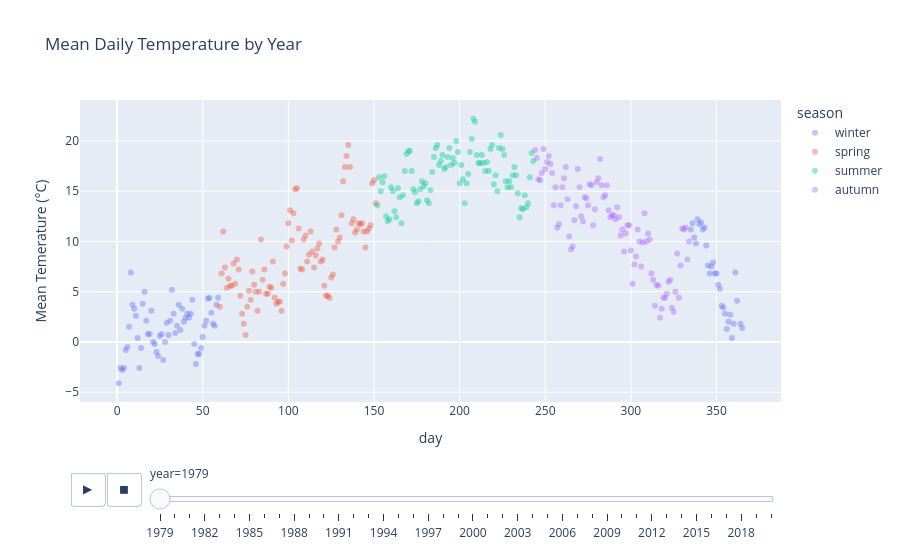

The notebook cell this image was saved under:
### Markdown cell above
This plot shows the long term temprature trend in London from 1979 to 2021. We can see that there are month / season based fluctuations in temprature, with summer months being warmer and winter months being colder. However, there is also a slight upward trend in temprature over the years, indicating that London is getting warmer, likley due to climate change.

### Code cell
fig2 = px.scatter(df, x="day", y="mean_temp", color="season",
           opacity=0.4, animation_frame=("year"), title="Mean Daily Temperature by Year",
           labels={"mean_temp": "Mean Temerature (°C)", "date": "Date (year)"})

fig2.show()
fig2.write_html("figures/mean_daily_temp_by_year.html")

### Figure 1 — Plotly figure (JSON) as saved in the notebook; plotly's stock layout.template omitted (floating-point values rounded to 4 significant figures)
{"data": [{"hovertemplate": "season=winter<br>year=1979<br>day=%{x}<br>Mean Temerature (°C)=%{y}<extra></extra>", "legendgroup": "winter", "marker": {"color": "#636efa", "opacity": 0.4, "symbol": "circle"}, "mode": "markers", "name": "winter", "orientation": "v", "showlegend": true, "type": "scatter", "x": [1, 2, 3, 4, 5, 6, 7, 8, 9, 10, 11, 12, 13, 14, 15, 16, 17, 18, 19, 20, 21, 22, 23, 24, 25, 26, 27, 28, 29, 30, 31, 32, 33, 34, 35, 36, 37, 38, 39, 40, 41, 42, 43, 44, 45, 46, 47, 48, 49, 50, 51, 52, 53, 54, 55, 56, 57, 58, 59, 335, 336, 337, 338, 339, 340, 341, 342, 343, 344, 345, 346, 347, 348, 349, 350, 351, 352, 353, 354, 355, 356, 357, 358, 359, 360, 361, 362, 364, 365], "xaxis": "x", "y": [-4.1, -2.6, -2.8, -2.6, -0.8, -0.5, 1.5, 6.9, 3.7, 3.3, 2.6, 0.4, -2.6, -0.6, 3.8, 5.0, 2.1, 0.8, 0.8, 3.1, 0.0, -0.2, -1.0, -1.4, 0.6, 0.8, -1.8, 0.0, 1.9, 0.7, 2.1, 5.2, 2.8, 0.9, 1.6, 3.7, 1.2, 3.3, 2.0, 2.4, 2.8, 2.4, 2.8, 4.2, -0.2, -2.2, -1.2, -1.2, -0.6, 0.5, 1.6, 2.1, 4.3, 4.4, 2.9, 1.8, 1.6, 3.7, 4.4, 11.2, 11.8, 10.4, 9.8, 12.2, 11.7, 11.9, 11.2, 11.4, 9.6, 7.6, 6.8, 7.5, 7.9, 6.8, 6.8, 5.7, 5.3, 3.6, 3.4, 2.8, 1.3, 2.0, 2.7, 0.4, 1.8, 6.9, 4.1, 1.8, 1.4], "yaxis": "y"}, {"hovertemplate": "season=spring<br>year=1979<br>day=%{x}<br>Mean Temerature (°C)=%{y}<extra></extra>", "legendgroup": "spring", "marker": {"color": "#EF553B", "opacity": 0.4, "symbol": "circle"}, "mode": "markers", "name": "spring", "orientation": "v", "showlegend": true, "type": "scatter", "x": [60, 61, 62, 63, 64, 65, 66, 67, 68, 69, 70, 71, 72, 73, 74, 75, 76, 77, 78, 79, 80, 81, 82, 83, 84, 85, 86, 87, 88, 89, 90, 91, 92, 93, 94, 95, 96, 97, 98, 99, 100, 101, 102, 103, 104, 105, 106, 107, 108, 109, 110, 111, 112, 113, 114, 115, 116, 117, 118, 119, 120, 121, 122, 123, 124, 125, 126, 127, 128, 129, 130, 131, 132, 133, 134, 135, 136, 137, 138, 139, 140, 141, 142, 143, 144, 145, 146, 147, 148, 149, 150, 151], "xaxis": "x", "y": [3.5, 6.8, 11.0, 7.4, 5.4, 6.3, 5.6, 5.6, 7.8, 5.8, 8.2, 7.2, 4.6, 2.8, 1.8, 0.7, 3.5, 5.1, 4.2, 7.0, 5.7, 5.0, 3.1, 5.0, 10.2, 6.2, 7.2, 4.8, 4.8, 5.5, 5.4, 8.0, 4.4, 3.8, 4.0, 4.0, 3.1, 5.8, 6.8, 9.5, 11.8, 13.1, 10.1, 12.8, 15.2, 15.3, 11.3, 7.3, 7.2, 10.2, 10.6, 8.0, 8.7, 11.0, 9.0, 7.4, 8.6, 9.3, 9.8, 8.0, 8.2, 5.6, 4.6, 4.6, 4.4, 6.4, 6.7, 9.4, 11.2, 10.0, 10.4, 12.6, 16.0, 17.4, 18.5, 19.6, 17.4, 11.8, 12.2, 10.9, 11.2, 11.8, 11.7, 11.8, 11.0, 9.4, 11.0, 11.3, 11.6, 15.8, 16.1, 13.8], "yaxis": "y"}, {"hovertemplate": "season=summer<br>year=1979<br>day=%{x}<br>Mean Temerature (°C)=%{y}<extra></extra>", "legendgroup": "summer", "marker": {"color": "#00cc96", "opacity": 0.4, "symbol": "circle"}, "mode": "markers", "name": "summer", "orientation": "v", "showlegend": true, "type": "scatter", "x": [152, 153, 154, 155, 156, 157, 158, 159, 160, 161, 162, 163, 164, 165, 166, 167, 168, 169, 170, 171, 172, 173, 174, 175, 176, 177, 178, 179, 180, 181, 182, 183, 184, 185, 186, 187, 188, 189, 190, 191, 192, 193, 194, 195, 196, 197, 198, 199, 200, 201, 202, 203, 204, 205, 206, 207, 208, 209, 210, 211, 212, 213, 214, 215, 216, 217, 218, 219, 220, 221, 222, 223, 224, 225, 226, 227, 228, 229, 230, 231, 232, 233, 234, 235, 236, 237, 238, 239, 240, 241, 242, 243], "xaxis": "x", "y": [13.6, 16.4, 15.0, 15.9, 16.5, 12.5, 12.0, 12.2, 15.4, 15.0, 13.0, 12.4, 15.3, 14.4, 11.8, 14.6, 17.0, 18.7, 19.0, 19.0, 17.0, 15.2, 14.9, 13.8, 14.0, 15.2, 16.0, 15.5, 15.8, 14.1, 13.8, 15.1, 16.9, 18.4, 19.3, 19.6, 17.6, 18.0, 18.6, 17.2, 17.4, 18.4, 19.3, 17.6, 18.3, 17.8, 20.0, 18.9, 15.8, 17.6, 16.2, 13.8, 15.8, 16.7, 18.9, 20.2, 22.2, 21.9, 18.6, 17.8, 17.8, 18.6, 17.8, 17.0, 17.9, 17.0, 19.2, 19.6, 15.7, 16.6, 15.0, 19.3, 20.6, 19.2, 18.6, 16.0, 15.4, 16.0, 15.4, 16.6, 17.4, 16.6, 14.8, 12.4, 13.3, 13.2, 14.6, 13.4, 13.8, 16.4, 18.8, 18.0], "yaxis": "y"}, {"hovertemplate": "season=autumn<br>year=1979<br>day=%{x}<br>Mean Temerature (°C)=%{y}<extra></extra>", "legendgroup": "autumn", "marker": {"color": "#ab63fa", "opacity": 0.4, "symbol": "circle"}, "mode": "markers", "name": "autumn", "orientation": "v", "showlegend": true, "type": "scatter", "x": [244, 245, 246, 247, 248, 249, 250, 251, 252, 253, 254, 255, 256, 257, 258, 259, 260, 261, 262, 263, 264, 265, 266, 267, 268, 269, 270, 271, 272, 273, 274, 275, 276, 277, 278, 279, 280, 281, 282, 283, 284, 285, 286, 287, 288, 289, 290, 291, 292, 293, 294, 295, 296, 297, 298, 299, 300, 301, 302, 303, 304, 305, 306, 307, 308, 309, 310, 311, 312, 313, 314, 315, 316, 317, 318, 319, 320, 321, 322, 323, 324, 325, 326, 327, 328, 329, 330, 331, 332, 333, 334], "xaxis": "x", "y": [19.1, 18.3, 16.2, 16.1, 16.8, 19.2, 17.2, 17.9, 18.5, 17.7, 16.8, 13.6, 15.4, 11.4, 11.7, 13.6, 15.4, 16.3, 17.4, 14.2, 10.5, 9.2, 9.5, 12.1, 13.5, 17.2, 15.4, 12.5, 12.0, 14.4, 14.3, 13.6, 15.7, 15.6, 11.6, 13.2, 15.9, 16.3, 18.2, 15.6, 14.4, 14.6, 15.6, 13.1, 12.4, 12.6, 12.6, 12.2, 13.4, 12.4, 10.6, 11.2, 9.0, 10.8, 11.6, 11.6, 9.1, 5.8, 7.7, 8.5, 11.2, 10.0, 7.5, 9.9, 12.8, 10.0, 10.8, 10.2, 6.8, 6.2, 3.6, 5.7, 5.6, 2.4, 3.3, 4.4, 4.4, 4.8, 6.0, 6.2, 3.4, 3.0, 5.0, 8.8, 4.4, 7.6, 11.3, 11.2, 11.4, 8.2, 10.0], "yaxis": "y"}], "layout": {"legend": {"title": {"text": "season"}, "tracegroupgap": 0}, "sliders": [{"active": 0, "currentvalue": {"prefix": "year="}, "len": 0.9, "pad": {"b": 10, "t": 60}, "steps": [{"args": [["1979"], {"frame": {"duration": 0, "redraw": false}, "fromcurrent": true, "mode": "immediate", "transition": {"duration": 0, "easing": "linear"}}], "label": "1979", "method": "animate"}, {"args": [["1980"], {"frame": {"duration": 0, "redraw": false}, "fromcurrent": true, "mode": "immediate", "transition": {"duration": 0, "easing": "linear"}}], "label": "1980", "method": "animate"}, {"args": [["1981"], {"frame": {"duration": 0, "redraw": false}, "fromcurrent": true, "mode": "immediate", "transition": {"duration": 0, "easing": "linear"}}], "label": "1981", "method": "animate"}, {"args": [["1982"], {"frame": {"duration": 0, "redraw": false}, "fromcurrent": true, "mode": "immediate", "transition": {"duration": 0, "easing": "linear"}}], "label": "1982", "method": "animate"}, {"args": [["1983"], {"frame": {"duration": 0, "redraw": false}, "fromcurrent": true, "mode": "immediate", "transition": {"duration": 0, "easing": "linear"}}], "label": "1983", "method": "animate"}, {"args": [["1984"], {"frame": {"duration": 0, "redraw": false}, "fromcurrent": true, "mode": "immediate", "transition": {"duration": 0, "easing": "linear"}}], "label": "1984", "method": "animate"}, {"args": [["1985"], {"frame": {"duration": 0, "redraw": false}, "fromcurrent": true, "mode": "immediate", "transition": {"duration": 0, "easing": "linear"}}], "label": "1985", "method": "animate"}, {"args": [["1986"], {"frame": {"duration": 0, "redraw": false}, "fromcurrent": true, "mode": "immediate", "transition": {"duration": 0, "easing": "linear"}}], "label": "1986", "method": "animate"}, {"args": [["1987"], {"frame": {"duration": 0, "redraw": false}, "fromcurrent": true, "mode": "immediate", "transition": {"duration": 0, "easing": "linear"}}], "label": "1987", "method": "animate"}, {"args": [["1988"], {"frame": {"duration": 0, "redraw": false}, "fromcurrent": true, "mode": "immediate", "transition": {"duration": 0, "easing": "linear"}}], "label": "1988", "method": "animate"}, {"args": [["1989"], {"frame": {"duration": 0, "redraw": false}, "fromcurrent": true, "mode": "immediate", "transition": {"duration": 0, "easing": "linear"}}], "label": "1989", "method": "animate"}, {"args": [["1990"], {"frame": {"duration": 0, "redraw": false}, "fromcurrent": true, "mode": "immediate", "transition": {"duration": 0, "easing": "linear"}}], "label": "1990", "method": "animate"}, {"args": [["1991"], {"frame": {"duration": 0, "redraw": false}, "fromcurrent": true, "mode": "immediate", "transition": {"duration": 0, "easing": "linear"}}], "label": "1991", "method": "animate"}, {"args": [["1992"], {"frame": {"duration": 0, "redraw": false}, "fromcurrent": true, "mode": "immediate", "transition": {"duration": 0, "easing": "linear"}}], "label": "1992", "method": "animate"}, {"args": [["1993"], {"frame": {"duration": 0, "redraw": false}, "fromcurrent": true, "mode": "immediate", "transition": {"duration": 0, "easing": "linear"}}], "label": "1993", "method": "animate"}, {"args": [["1994"], {"frame": {"duration": 0, "redraw": false}, "fromcurrent": true, "mode": "immediate", "transition": {"duration": 0, "easing": "linear"}}], "label": "1994", "method": "animate"}, {"args": [["1995"], {"frame": {"duration": 0, "redraw": false}, "fromcurrent": true, "mode": "immediate", "transition": {"duration": 0, "easing": "linear"}}], "label": "1995", "method": "animate"}, {"args": [["1996"], {"frame": {"duration": 0, "redraw": false}, "fromcurrent": true, "mode": "immediate", "transition": {"duration": 0, "easing": "linear"}}], "label": "1996", "method": "animate"}, {"args": [["1997"], {"frame": {"duration": 0, "redraw": false}, "fromcurrent": true, "mode": "immediate", "transition": {"duration": 0, "easing": "linear"}}], "label": "1997", "method": "animate"}, {"args": [["1998"], {"frame": {"duration": 0, "redraw": false}, "fromcurrent": true, "mode": "immediate", "transition": {"duration": 0, "easing": "linear"}}], "label": "1998", "method": "animate"}, {"args": [["1999"], {"frame": {"duration": 0, "redraw": false}, "fromcurrent": true, "mode": "immediate", "transition": {"duration": 0, "easing": "linear"}}], "label": "1999", "method": "animate"}, {"args": [["2000"], {"frame": {"duration": 0, "redraw": false}, "fromcurrent": true, "mode": "immediate", "transition": {"duration": 0, "easing": "linear"}}], "label": "2000", "method": "animate"}, {"args": [["2001"], {"frame": {"duration": 0, "redraw": false}, "fromcurrent": true, "mode": "immediate", "transition": {"duration": 0, "easing": "linear"}}], "label": "2001", "method": "animate"}, {"args": [["2002"], {"frame": {"duration": 0, "redraw": false}, "fromcurrent": true, "mode": "immediate", "transition": {"duration": 0, "easing": "linear"}}], "label": "2002", "method": "animate"}, {"args": [["2003"], {"frame": {"duration": 0, "redraw": false}, "fromcurrent": true, "mode": "immediate", "transition": {"duration": 0, "easing": "linear"}}], "label": "2003", "method": "animate"}, {"args": [["2004"], {"frame": {"duration": 0, "redraw": false}, "fromcurrent": true, "mode": "immediate", "transition": {"duration": 0, "easing": "linear"}}], "label": "2004", "method": "animate"}, {"args": [["2005"], {"frame": {"duration": 0, "redraw": false}, "fromcurrent": true, "mode": "immediate", "transition": {"duration": 0, "easing": "linear"}}], "label": "2005", "method": "animate"}, {"args": [["2006"], {"frame": {"duration": 0, "redraw": false}, "fromcurrent": true, "mode": "immediate", "transition": {"duration": 0, "easing": "linear"}}], "label": "2006", "method": "animate"}, {"args": [["2007"], {"frame": {"duration": 0, "redraw": false}, "fromcurrent": true, "mode": "immediate", "transition": {"duration": 0, "easing": "linear"}}], "label": "2007", "method": "animate"}, {"args": [["2008"], {"frame": {"duration": 0, "redraw": false}, "fromcurrent": true, "mode": "immediate", "transition": {"duration": 0, "easing": "linear"}}], "label": "2008", "method": "animate"}, {"args": [["2009"], {"frame": {"duration": 0, "redraw": false}, "fromcurrent": true, "mode": "immediate", "transition": {"duration": 0, "easing": "linear"}}], "label": "2009", "method": "animate"}, {"args": [["2010"], {"frame": {"duration": 0, "redraw": false}, "fromcurrent": true, "mode": "immediate", "transition": {"duration": 0, "easing": "linear"}}], "label": "2010", "method": "animate"}, {"args": [["2011"], {"frame": {"duration": 0, "redraw": false}, "fromcurrent": true, "mode": "immediate", "transition": {"duration": 0, "easing": "linear"}}], "label": "2011", "method": "animate"}, {"args": [["2012"], {"frame": {"duration": 0, "redraw": false}, "fromcurrent": true, "mode": "immediate", "transition": {"duration": 0, "easing": "linear"}}], "label": "2012", "method": "animate"}, {"args": [["2013"], {"frame": {"duration": 0, "redraw": false}, "fromcurrent": true, "mode": "immediate", "transition": {"duration": 0, "easing": "linear"}}], "label": "2013", "method": "animate"}, {"args": [["2014"], {"frame": {"duration": 0, "redraw": false}, "fromcurrent": true, "mode": "immediate", "transition": {"duration": 0, "easing": "linear"}}], "label": "2014", "method": "animate"}, {"args": [["2015"], {"frame": {"duration": 0, "redraw": false}, "fromcurrent": true, "mode": "immediate", "transition": {"duration": 0, "easing": "linear"}}], "label": "2015", "method": "animate"}, {"args": [["2016"], {"frame": {"duration": 0, "redraw": false}, "fromcurrent": true, "mode": "immediate", "transition": {"duration": 0, "easing": "linear"}}], "label": "2016", "method": "animate"}, {"args": [["2017"], {"frame": {"duration": 0, "redraw": false}, "fromcurrent": true, "mode": "immediate", "transition": {"duration": 0, "easing": "linear"}}], "label": "2017", "method": "animate"}, {"args": [["2018"], {"frame": {"duration": 0, "redraw": false}, "fromcurrent": true, "mode": "immediate", "transition": {"duration": 0, "easing": "linear"}}], "label": "2018", "method": "animate"}, {"args": [["2019"], {"frame": {"duration": 0, "redraw": false}, "fromcurrent": true, "mode": "immediate", "transition": {"duration": 0, "easing": "linear"}}], "label": "2019", "method": "animate"}, {"args": [["2020"], {"frame": {"duration": 0, "redraw": false}, "fromcurrent": true, "mode": "immediate", "transition": {"duration": 0, "easing": "linear"}}], "label": "2020", "method": "animate"}], "x": 0.1, "xanchor": "left", "y": 0, "yanchor": "top"}], "title": {"text": "Mean Daily Temperature by Year"}, "updatemenus": [{"buttons": [{"args": [null, {"frame": {"duration": 500, "redraw": false}, "fromcurrent": true, "mode": "immediate", "transition": {"duration": 500, "easing": "linear"}}], "label": "&#9654;", "method": "animate"}, {"args": [[null], {"frame": {"duration": 0, "redraw": false}, "fromcurrent": true, "mode": "immediate", "transition": {"duration": 0, "easing": "linear"}}], "label": "&#9724;", "method": "animate"}], "direction": "left", "pad": {"r": 10, "t": 70}, "showactive": false, "type": "buttons", "x": 0.1, "xanchor": "right", "y": 0, "yanchor": "top"}], "xaxis": {"anchor": "y", "domain": [0, 1], "title": {"text": "day"}}, "yaxis": {"anchor": "x", "domain": [0, 1], "title": {"text": "Mean Temerature (°C)"}}}}
